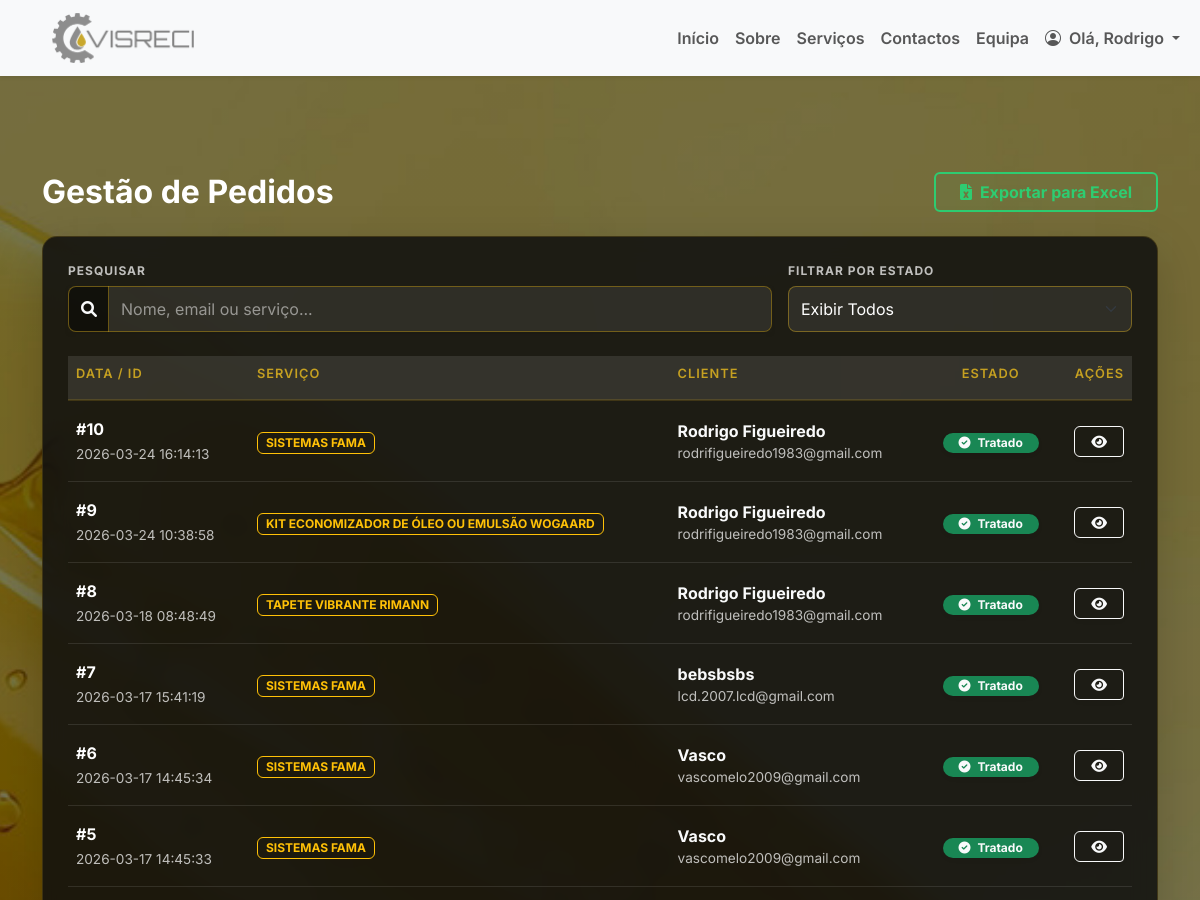
Before: /admin/pedidos (signed in, upper part) with the older database file.
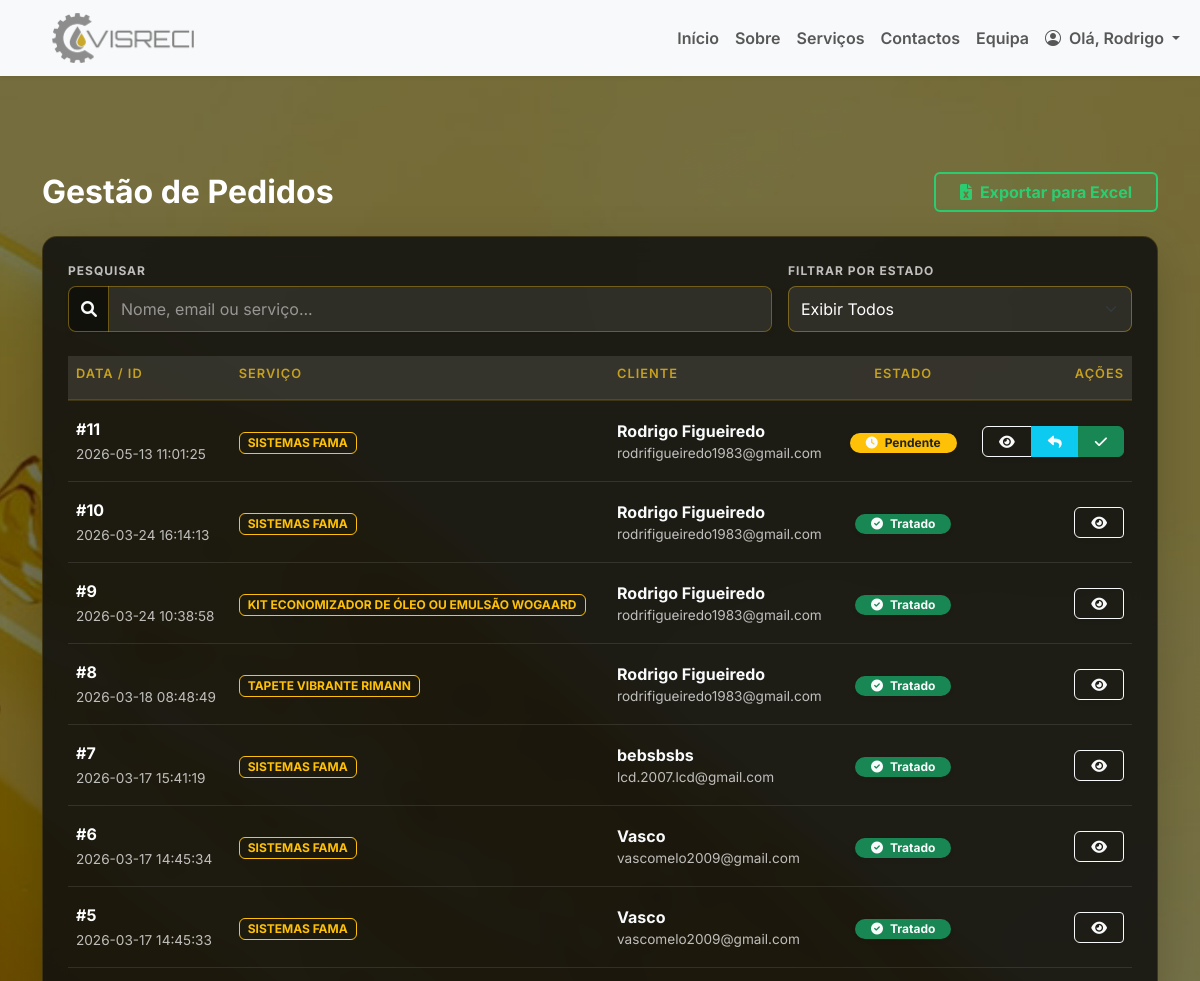
After: the same page with the newer database file.
### tables this page shows
CREATE TABLE pedidos_orcamento (id INTEGER PRIMARY KEY AUTOINCREMENT, nome TEXT, email TEXT, mensagem TEXT, servico_id INTEGER, tratado INTEGER DEFAULT 0, created_at DATETIME DEFAULT CURRENT_TIMESTAMP);

CREATE TABLE servicos (id INTEGER PRIMARY KEY AUTOINCREMENT, titulo TEXT, descricao TEXT, imagem TEXT, created_at DATETIME, titulo_en TEXT, descricao_en TEXT);

### app.py (the view)
@app.route("/admin/pedidos")
@login_required
def admin_pedidos():
    estado = request.args.get('estado')
    conn = get_connection()
    query = "SELECT p.*, s.titulo AS servico_nome FROM pedidos_orcamento p LEFT JOIN servicos s ON p.servico_id = s.id"
    params = []
    if estado in ['0', '1']: query += " WHERE p.tratado = ?"; params.append(estado)
    pedidos = conn.execute(query + " ORDER BY p.id DESC", params).fetchall()
    conn.close()
    return render_template("admin_pedidos.html", pedidos=pedidos, filtro_atual=estado)

### app.py (called while the page is built)
def get_connection():
    conn = sqlite3.connect("app.db", timeout=30)
    conn.row_factory = sqlite3.Row
    return conn

def login_required(view_func):
    @wraps(view_func)
    def wrapper(*args, **kwargs):
        if "user_id" not in session:
            return redirect(url_for("login"))
        return view_func(*args, **kwargs)
    return wrapper

@app.context_processor
def inject_translations():
    lang = session.get('lang', 'pt')
    return {
        'lang': lang,
        't': TRANSLATIONS.get(lang, TRANSLATIONS['pt'])
    }

### templates/admin_pedidos.html (shortened to what the changed rows need)
{% extends "menu.html" %}
{% block content %}
<link rel="stylesheet" href="https://cdnjs.cloudflare.com/ajax/libs/font-awesome/6.0.0/css/all.min.css">
<section class="py-4 mt-4">
    <div class="container mt-5">
        <div class="row align-items-center mb-4">
            <div class="col-sm-6">
                <h2 class="text-white fw-bold m-0">
                    Gestão de Pedidos
                </h2>
            </div>
        </div>
        <div class="table-glass on-dark p-4 shadow-lg">
            <div class="table-responsive">
                <table class="table align-middle mb-0 text-white" id="pedidosTable">
                    <thead class="text-warning text-uppercase small" style="letter-spacing: 1px;">
                        <tr>
                            <th class="border-0 pb-3">Data / ID</th>
                            <th class="border-0 pb-3">Serviço</th>
                            <th class="border-0 pb-3">Cliente</th>
                            <th class="border-0 pb-3 text-center">Estado</th>
                            <th class="border-0 pb-3 text-end">Ações</th>
                        </tr>
                    </thead>
                    <tbody id="tableBody">
                        {% for p in pedidos %}
                        <tr class="border-bottom border-secondary border-opacity-25 hover-row">
                            <td class="py-3">
                                <span class="d-block fw-bold text-white">#{{ p["id"] }}</span>
                                <small class="text-white-50 small-text">{{ p["created_at"] }}</small>
                            </td>
                            <td>
                                <span class="badge border border-warning text-warning px-2 py-1">
                                    {{ p["servico_nome"] or "Geral" }}
                                </span>
                            </td>
                            <td>
                                <div class="d-flex flex-column">
                                    <span class="fw-bold">{{ p["nome"] }}</span>
                                    <small class="text-white-50 small-text">{{ p["email"] }}</small>
                                </div>
                            </td>
                            <td class="text-center">
                                {% if p["tratado"] == 1 %}
                                <span class="badge bg-success shadow-sm rounded-pill px-3">
                                    <i class="fas fa-check-circle me-1"></i> Tratado
                                </span>
                                {% else %}
                                <span class="badge bg-warning text-dark shadow-sm rounded-pill px-3">
                                    <i class="fas fa-clock me-1"></i> Pendente
                                </span>
                                {% endif %}
                            </td>
                            <td class="text-end">
                                <div class="btn-group shadow-sm">
                                    <button class="btn btn-sm btn-outline-light rounded-start px-3"
                                        data-bs-toggle="modal" data-bs-target="#modal{{ p['id'] }}">
                                        <i class="fas fa-eye"></i>
                                    </button>
                                    {% if p["tratado"] == 0 %}
                                    <a href="{{ url_for('responder_orcamento', id=p['id']) }}"
                                        class="btn btn-sm btn-info text-dark fw-bold px-3" title="Enviar Proposta">
                                        <i class="fas fa-reply"></i>
                                    </a>
                                    <a href="{{ url_for('admin_pedido_tratar', pedido_id=p['id']) }}"
                                        class="btn btn-sm btn-success rounded-end px-3" title="Concluir">
                                        <i class="fas fa-check"></i>
                                    </a>
                                    {% endif %}
                                </div>
                            </td>
                        </tr>
                        {% endfor %}
                    </tbody>
                </table>
            </div>
        </div>
    </div>
</section>
{% endblock %}

Changed rows visible on the page:
added pedidos_orcamento: id "11", created_at "2026-05-13 11:01:25", titulo "SISTEMAS FAMA", nome "Rodrigo Figueiredo", email "rodrifigueiredo1983@gmail.com", tratado 0 (drawn)
